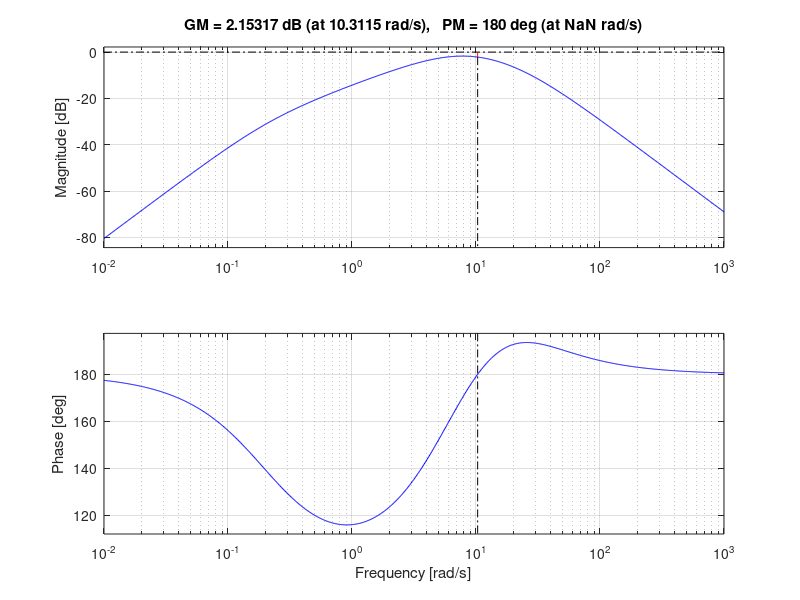
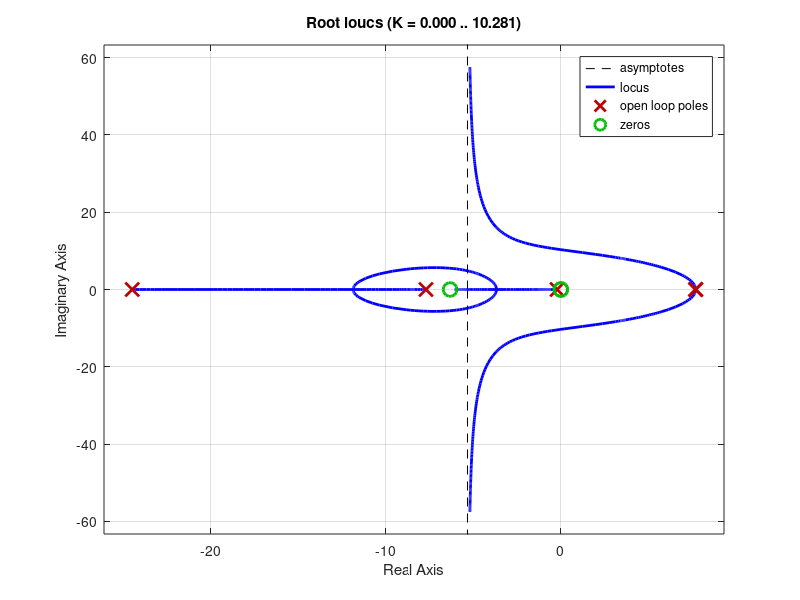
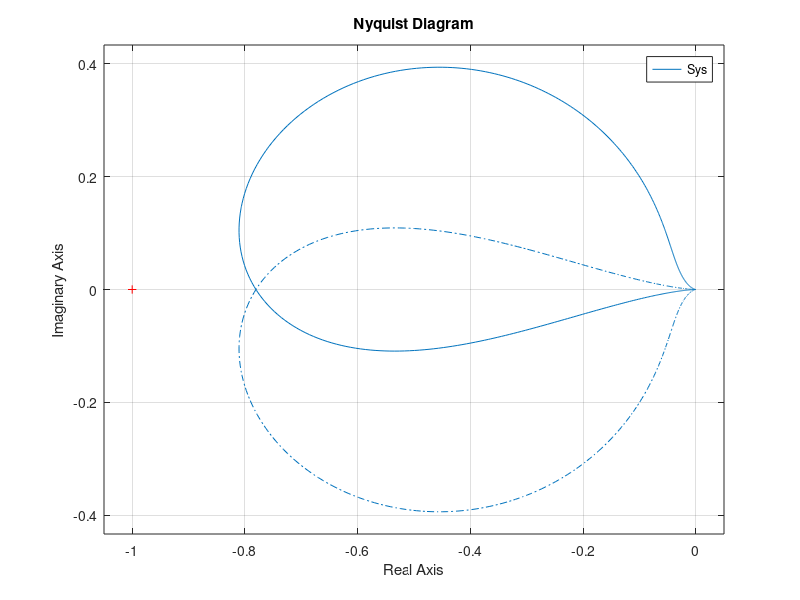
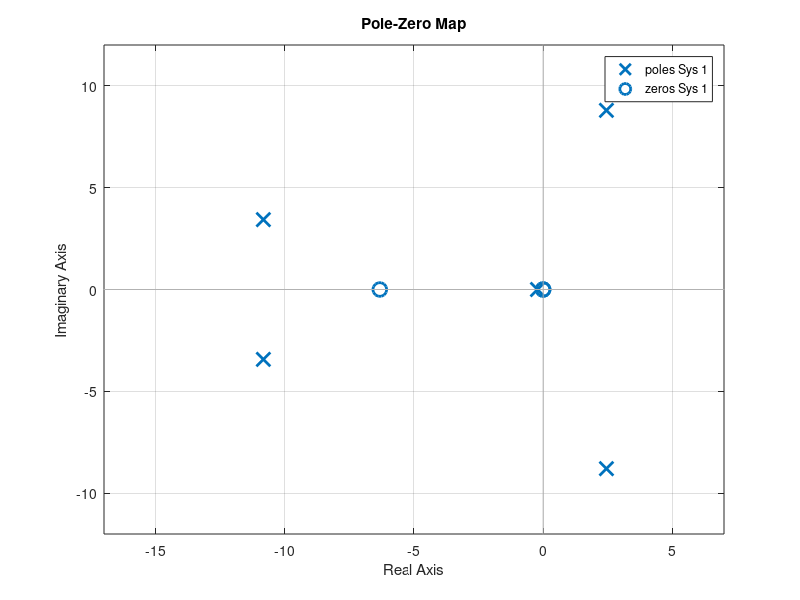

The MATLAB script that drew these images, in order:
clc, clear all

s = tf('s');

%% motor tf
Ke = .0111; % V*sec/rad
n = 1/30; % gearbox reduction
m = 1/2; % pulley reduction
Larm = .1332; % m (5.245in)
Ke = Ke*Larm/n/m; % corrected (and linear) motor constant
tauM = .0596; % sec

M = 1/Ke/(s*(1 + tauM*s)); % X/Vin

% velocity minor loop
kV = 0;
% kV = .04;
enc = kV*s;

Mc = 1/(1/M + enc); % X/Vin 

% position positive feedback
% 960 counts per motor rot -> 480 per arm -> 0-2pi
kPosConv = (2*pi)/960; % .0065
kP = 1.0;

Mpc = 1/(1/Mc - kP);

%% series compensator tf (lag)

T = 1e-3;
tauA = 1/(sqrt(10)*2);
tauB = 10*tauA*3;
Kc = 10/sqrt(10)*2.94;
% K = 1;
Ktest = Kc*(tauA*s + 1)/(tauB*s + 1)
K = Kc*(tauA*s + 1)/(tauB*s + 1)
eaT = exp(-1/tauA*T)
ebT = exp(-1/tauB*T)
Kd = Kc*tauB/tauA*((1 - eaT)/(1 - ebT))

KMp = K*Mpc;

% pendulum tf
g = 9.8; % m/sec^2
% l = 0.0936; % m (5", now destroyed)
% l = 0.1195; %m (6.5")
% l = 0.2659; % m (15")
% l = 0.1944; % m (10")
l = 0.1651; % new delrin 10"
tauL = sqrt(l/g); % sec

G = -s^2/g/((tauL*s + 1)*(tauL*s - 1)); % Theta/X

Sys = KMp*-G; % X/Theta (- because G is -)

figure(1)
clf
margin(Ktest)
hold on
margin(Sys)
grid on

figure(2)
clf
rlocus(-G*Mpc*K)

figure(3)
clf
nyquist(Sys)

figure(4)
clf
pzmap(1/(1+1/Sys))
